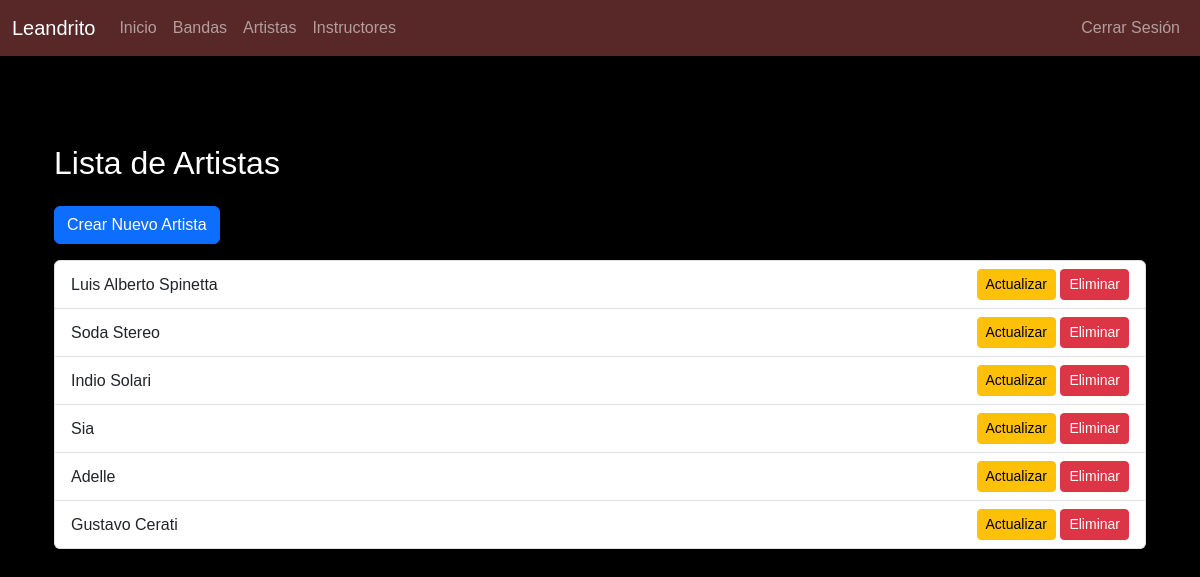
The app's page /listar_artistas/ with its own data.
### final/models.py (models this page shows, shortened)
class Artista(models.Model):
    nombre = models.CharField(max_length=100)

### final/views.py (the view)
def listar_artistas(request):
    artistas = Artista.objects.all()
    return render(request, 'final/listar_artistas.html', {'artistas': artistas})

### final/templates/final/listar_artistas.html
{% extends 'final/base.html' %}
{% block content %}
<div class="container mt-4">
    <h2 class="mb-4">Lista de Artistas</h2>
    <a href="{% url 'crear_artista' %}" class="btn btn-primary mb-3">Crear Nuevo Artista</a>
    <ul class="list-group">
        {% for artista in artistas %}
        <li class="list-group-item d-flex justify-content-between align-items-center">
            {{ artista.nombre }}
            <div>
                <a href="{% url 'actualizar_artista' artista.id %}" class="btn btn-warning btn-sm">Actualizar</a>
                <a href="{% url 'eliminar_artista' artista.id %}" class="btn btn-danger btn-sm">Eliminar</a>
            </div>
        </li>
        {% endfor %}
    </ul>
</div>
{% endblock %}

### records on screen
Artista: nombre "Luis Alberto Spinetta"
Artista: nombre "Soda Stereo"
Artista: nombre "Indio Solari"
Artista: nombre "Sia"
Artista: nombre "Adelle"
Artista: nombre "Gustavo Cerati"
